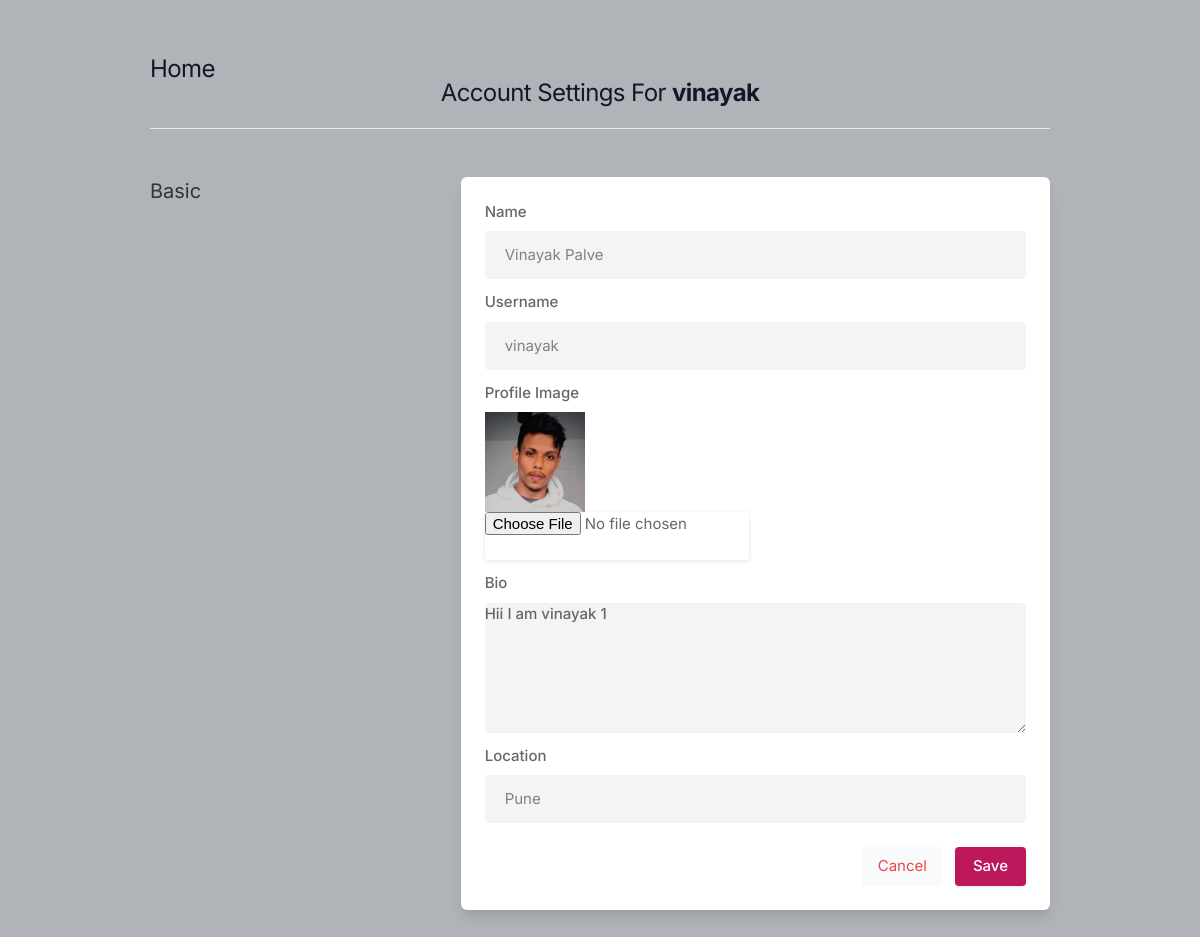
/setting (signed in), run on the app's committed database.
### core/models.py (models this page shows, shortened)
class Profile(models.Model):
    user = models.ForeignKey(User,on_delete=models.CASCADE)
    name = models.CharField(max_length=200)
    id_user = models.IntegerField(blank=True)
    bio = models.TextField(blank=True)
    profile_img = models.ImageField(upload_to = 'profile_images', default = 'user.png')
    location = models.CharField(max_length=200,blank=True)

### core/views.py (the view, shortened to what this page needs)
# urls.py: path('setting', views.setting, name = 'setting'),
@login_required(login_url='signin')
def setting(request):
    user_profile = Profile.objects.get(user=request.user)
    return render(request,'setting.html',{'user_profile':user_profile})

### templates/setting.html (shortened to what this page needs)
{% load static %}
<!DOCTYPE html>
<html lang="en">
<head>
    <link rel="stylesheet" href="{% static 'assets/css/icons.css' %}">
    <link rel="stylesheet" href="{% static 'assets/css/uikit.css' %}">
    <link rel="stylesheet" href="{% static 'assets/css/style.css' %}">
    <link rel="stylesheet" href="{% static 'assets/css/tailwind.css' %}">
</head>
<body>
            <div class="container m-auto">
                <h1 class="text-2xl leading-none text-gray-900 tracking-tight mt-3"><a href="/">Home</a> <center>Account Settings For <b>{{user.username}}</b> </h1></center>
                <br>
                <hr>
                <div class="grid lg:grid-cols-3 mt-12 gap-8">
                    <div>
                        <h3 class="text-xl mb-2"> Basic</h3>
                    </div>
                    <div class="bg-white rounded-md lg:shadow-lg shadow col-span-2">
                        <form action = "" method="POST" enctype="multipart/form-data">
                            <div class="grid grid-cols-2 gap-3 lg:p-6 p-4">
                            <div class="col-span-2">
                                <label for="">Name</label>
                                <input type="text" name = 'name' placeholder="Name" value="{{user_profile.name}}" class="shadow-none bg-gray-100">
                            </div>
                            <div class="col-span-2">
                                <label for=""> Username</label>
                                <input type="text" name = 'user1' placeholder="Username" value="{{user_profile.user}}" class="shadow-none bg-gray-100">
                            </div>
                            <div class="col-span-0">
                                <label for="">Profile Image</label>
                                <img width="100" height="100" src="{{user_profile.profile_img.url}}">
                                <input type="file" name = 'image' >
                            </div>
                            <div class="col-span-2">
                                <label for="about">Bio</label>
                                <textarea id="bio" name="bio" placeholder="About Yourself" rows="3"  class="shadow-none bg-gray-100">{{user_profile.bio}}</textarea>
                            </div>
                            <div class="col-span-2">
                                <label for=""> Location</label>
                                <input type="text" name = 'location' value="{{user_profile.location}}" class="shadow-none bg-gray-100">
                            </div>
                            </div>
                            <div class="bg-gray-10 p-6 pt-0 flex justify-end space-x-3">
                                <button class="p-2 px-4 rounded bg-gray-50 text-red-500"><a href="/"> Cancel </a></button>
                                <button type="submit" class="button bg-blue-700"> Save </button>
                            </div>
                        </form>
                    </div>
                    <br>
                </div>
            </div>
    <br>
</body>
</html>

### static/assets/css/style.css (style rules this page uses)
body { background-color: #B0B3B8!important; }
button { vertical-align: middle; }
span.button, button.button { background-color: #be185d; top: 0; color: #fff; position: relative; padding: 8px 18px; line-height: 22px; position: relative; font-weight: 500; font-size: 15px; display: inline-block; -webkit-transition: all 0.2s ease-in-out; transition: all 0.2s ease-in-out; cursor: pointer; overflow: hidden; border: none; border-radius: 4px; -webkit-box-shadow: 0 1px 3px rgba(0, 0, 0, 0.1); box-shadow: 0 1px 3px rgba(0, 0, 0, 0.1); }
input { height: 48px; line-height: 48px; padding: 0 20px; outline: none; font-size: 15px; color: #808080; max-width: 100%; width: 100%; -webkit-box-sizing: border-box; box-sizing: border-box; display: block; font-weight: 400; opacity: 1; border-radius: 4px; border: none; -webkit-box-shadow: 0 1px 4px 0px rgba(0, 0, 0, 0.12); box-shadow: 0 1px 4px 0px rgba(0, 0, 0, 0.12); }
input[type="text"], input[type="password"], input[type="email"], input[type="number"] { height: 48px; line-height: 48px; padding: 0 20px; outline: none; font-size: 15px; color: #808080; max-width: 100%; width: 100%; -webkit-box-sizing: border-box; box-sizing: border-box; display: block; font-weight: 400; opacity: 1; border-radius: 4px; border: none; -webkit-box-shadow: 0 1px 4px 0px rgba(0, 0, 0, 0.12); box-shadow: 0 1px 4px 0px rgba(0, 0, 0, 0.12); }
textarea { height: 48px; line-height: 48px; padding: 0 20px; outline: none; font-size: 15px; color: #808080; margin: 0 0 16px 0; max-width: 100%; width: 100%; -webkit-box-sizing: border-box; box-sizing: border-box; display: block; background-color: #fff; font-weight: 500; opacity: 1; border-radius: 4px; border: none; -webkit-box-shadow: 0 1px 4px 0px rgba(0, 0, 0, 0.12); box-shadow: 0 1px 4px 0px rgba(0, 0, 0, 0.12); }
input { -webkit-transition: all 0.1s ease-in-out; transition: all 0.1s ease-in-out; }
::placeholder { color: #808080; opacity: 1; }
textarea { height: auto; line-height: 27px; padding: 20px; min-height: 130px; -webkit-transition: none !important; transition: none !important; min-width: 100%; }
label, legend { display: block; font-weight: bold; font-size: 15px; font-weight: 500; margin-bottom: 8px; }
button { border: none; margin: 0; padding: 0; width: auto; overflow: visible; background: transparent; color: inherit; font: inherit; line-height: normal; cursor: pointer; }
a { color: #be185d; -webkit-transition: 0.3s; transition: 0.3s; outline: none !important; }
button { outline: none !important; }
img { max-width: 100%; }
body { color: #666; font-size: 15px; line-height: 27px; background-color: #f0f2f5; font-family: "Inter", sans-serif; text-transform: none; }
h1, h2, h3, h4, h5, h6 { font-family: "Inter", sans-serif; text-transform: none; }
input[type="text"], input[type="password"], input[type="email"] { font-family: "Inter", sans-serif; text-transform: none; }
textarea, select { font-family: "Inter", sans-serif; text-transform: none; }
button, body .pac-container { font-family: "Inter", sans-serif; text-transform: none; }
h1, h2, h3, h4, h5, h6 { color: #333; font-weight: 500; margin: 0; padding: 0; }
h1 { font-size: 32px; }
h3 { font-size: 22px; }
b, strong { font-weight: 700 !important; }
@media (min-width: 1024px) { .container { max-width: 900px !important; padding-top: 45px; } }
.shadow-none { -webkit-box-shadow: none !important; box-shadow: none !important; }

### data on the page
Profile: name "Vinayak Palve", user1 "vinayak", profile_img (picture), bio "Hii I am vinayak 1", location "Pune"

### other printed values
{{ user.username }} "vinayak"
